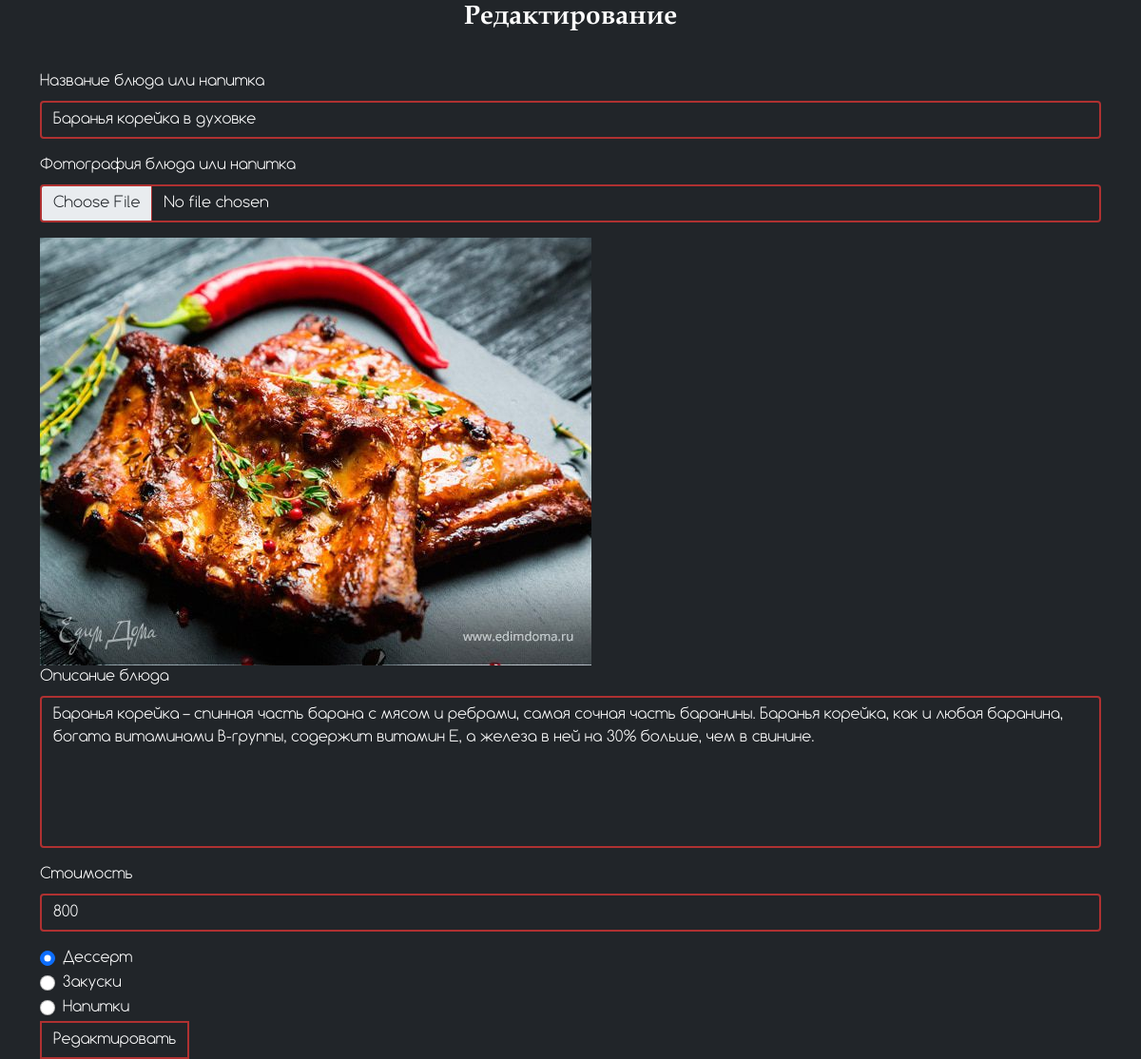
Screenshot of /functions/edit_menu.php?id=1 with the database file from the repository.
### tables this page shows
CREATE TABLE `menu` (
  `id` int NOT NULL,
  `name` varchar(50) DEFAULT NULL,
  `img` varchar(500) DEFAULT NULL,
  `discription` varchar(500) DEFAULT NULL,
  `price` int DEFAULT NULL,
  `type` varchar(100) DEFAULT NULL
);

### functions/edit_menu.php (the view, shortened to what this page needs)
<?php
    require './connect.php';
    $id = $_GET['id'];
    $sql = $connect->query("SELECT * FROM `menu` WHERE `id` = '$id'");
    while($row = $sql->fetch(PDO::FETCH_ASSOC)){
        $name = $row['name'];
        $img = '../'.$row['img'];
        $discription = $row['discription'];
        $price = $row['price'];
        $type = $row['type'];
    }
?>
<!DOCTYPE html>
<html lang="ru">
<head>
    <link href="https://cdn.jsdelivr.net/npm/bootstrap@5.0.2/dist/css/bootstrap.min.css" rel="stylesheet">
    <link rel="stylesheet" href="../css/style.css">
    <link rel="stylesheet" href="../css/profile.css">
</head>
<body class="bg-dark">
<div class="container">
<div id="form_menu">
          <h3>Редактирование</h3>
            <form action="/functions/edit_menu_done.php" method="post" enctype="multipart/form-data">
            <div class="mb-3">
                <label for="formGroupExampleInput" class="form-label">Название блюда или напитка</label>
                <input type="text" class="form-control" name="name" id="formGroupExampleInput" pattern="^[А-Яа-яЁё\s]+$" value="<?=$name?>">
            </div>
            <div class="mb-3">
                <label for="formGroupExampleInput2" class="form-label">Фотография блюда или напитка</label>
                <input type="file" class="form-control" name="img" id="formGroupExampleInput2" accept=".png, .jpg, .jpeg">
            </div>
            <img src="<?=$img?>" alt="">
            <div class="mb-3">
                <label for="formGroupExampleInput2" class="form-label">Описание блюда</label>
                <textarea type="text" class="form-control" name="discription" rows="6" id="formGroupExampleInput2"><?=$discription?></textarea>
            </div>
            <div class="mb-3">
                <label for="formGroupExampleInput" class="form-label">Стоимость</label>
                <input type="text" class="form-control" name="price" id="formGroupExampleInput" value="<?=$price?>">
            </div>
            <div class="form-check">
                <input class="form-check-input" type="radio" <?
                    if($type == 'dessert'){
                        echo 'checked';
                    }
                ?> value="dessert" name="type" id="flexCheckDefault">
                <label class="form-check-label" for="flexCheckDefault">
                    Дессерт
                </label>
            </div>
            <div class="form-check">
                <input class="form-check-input" type="radio" <?
                    if($type == 'snacks'){
                        echo 'checked';
                    }
                ?> value="snacks" name="type" id="flexCheckChecked">
                <label class="form-check-label" for="flexCheckChecked">
                    Закуски
                </label>
            </div>
            <div class="form-check">
                <input class="form-check-input" type="radio" <?
                    if($type == 'drinks'){
                        echo 'checked';
                    }
                ?> value="drinks" name="type" id="flexCheckChecked">
                <label class="form-check-label" for="flexCheckChecked">
                    Напитки
                </label>
            </div>
            <button type="submit" class="btn">Редактировать</button>
            </form>
          </div>
      </div>
    </body>
</html>

### css/style.css (style rules this page uses)
* { list-style-type: none; margin: 0; padding: 0; font-family: 'Comfortaa'; }
.btn { background-color: transparent; border: #AF3131 2px solid; border-radius: 0; color: white; }
.form-control { background-color: transparent; color: white; border: #AF3131 2px solid; }
textarea { resize: none; }
form { color: white; }

### css/profile.css (style rules this page uses)
* { list-style-type: none; padding: 0; margin: 0; }
h3 { color: white; font-size: 28px; margin-bottom: 5vh; text-align: center; font-family: 'Book Antiqua Bold'; }

### rows the page displays
menu: name "Баранья корейка в духовке", img (picture), discription "Баранья корейка – спинная часть барана с мясом и ребрами, самая сочная часть баранины. Баранья корейка, как и любая баранина, богата витаминами В-группы, содержит витамин Е, а железа в ней на 30% больше, чем в свинине.", price "800", type "☑ Дессерт", type "☐ Закуски"
